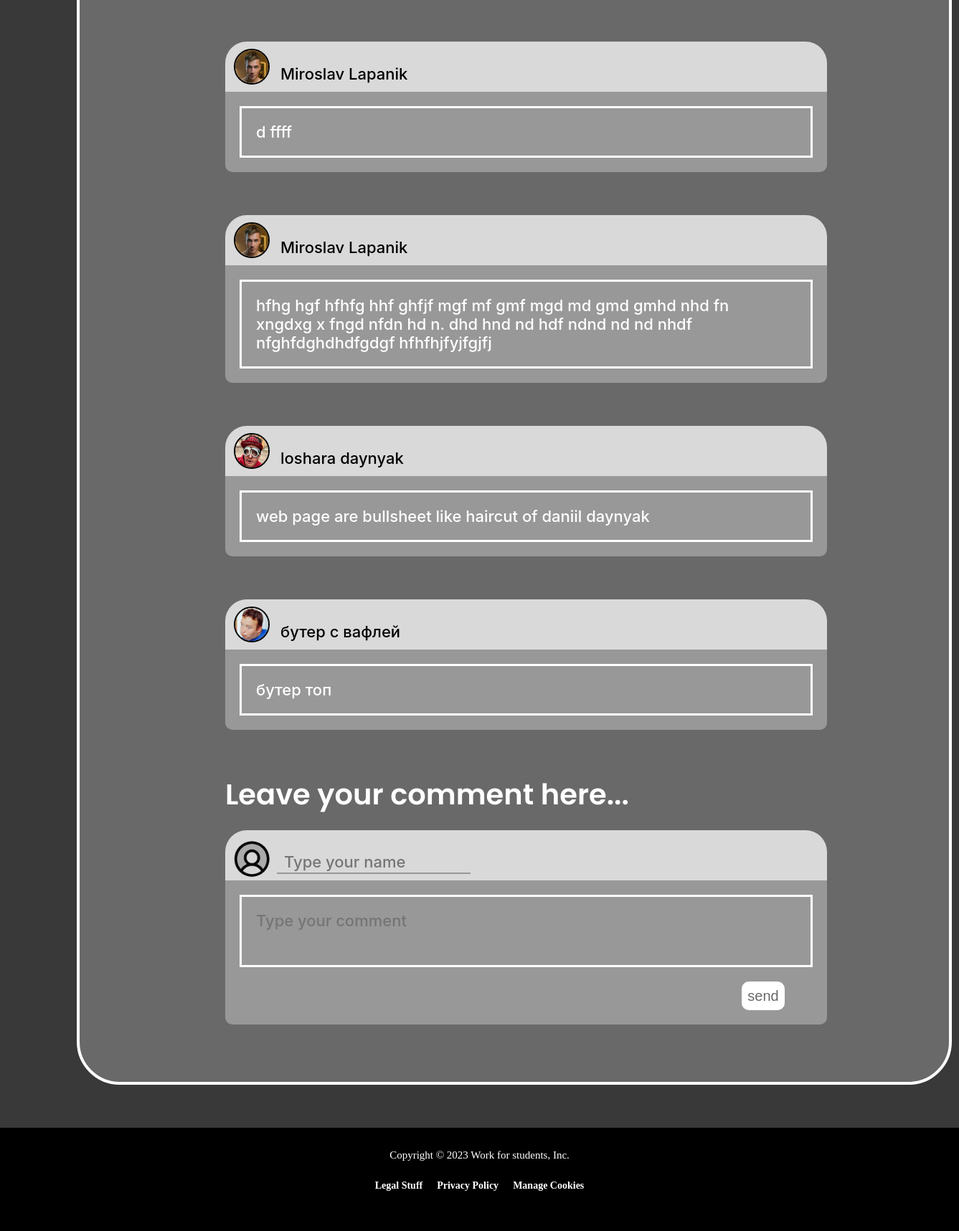
Before: / (lower part) with the older database file.
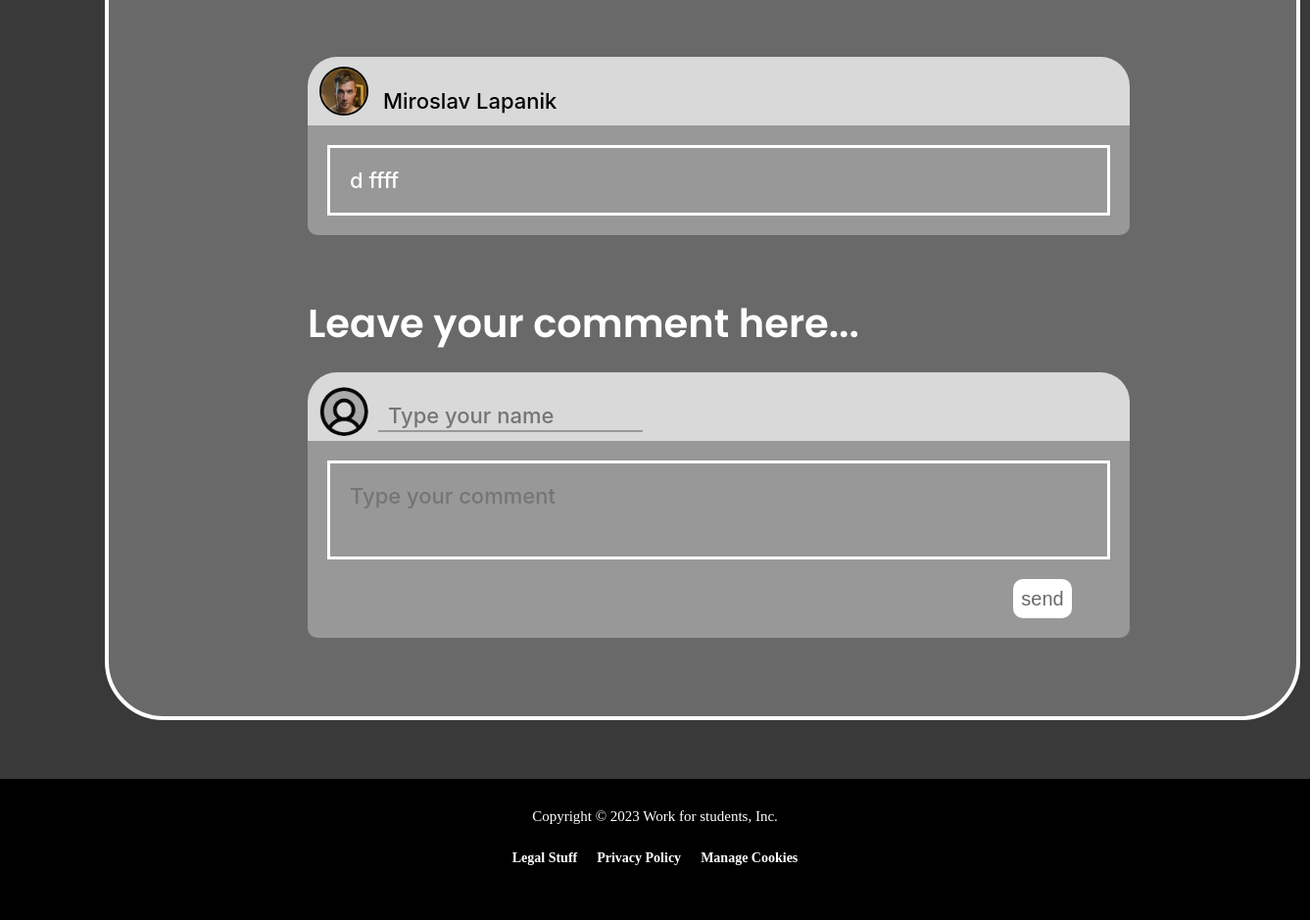
After: the same page with the newer database file.
### echoApp/models.py (models this page shows, shortened)
class Comment(models.Model):
    photo = models.ImageField(upload_to='user_photos/', default='user_photos/none-logo.png')
    user = models.CharField(default="User deleted", max_length=20)
    text = models.TextField(max_length=500)

### echoApp/views.py (the view, shortened to what this page needs)
# urls.py: 2. Add a URL to urlpatterns:  path('', views.home, name='home')
def home(request):
    comments = Comment.objects.all()
    context = {
        'comments': comments
    }
    if is_user_auth(request) != None:
        context['auth_user'] = User.objects.get(id=is_user_auth(request))
    return render(request, 'echoApp/home.html', context=context)

### echoApp/backend.py (called while the page is built)
def is_user_auth(request):
    session = request.session
    user = session.get(settings.USER_SESSION_ID)
    if not user:
        return None
    return user['user']

### echoApp/templates/echoApp/home.html (shortened to what this page needs)
{% extends 'echoApp/base.html' %}
{% block styles%}
{% load static %}
<link rel="stylesheet" href="{% static 'css/home.css'%}" />
{% endblock %}
{% block container%}
<div class="container" id="container">
        <div class="rectangle-27" id="comments">
          <div class="comments">
            {% for i in comments%}
            <div class="comment">
              <div class="upper">
                <img class="comment-img" src="{{ i.photo.url }}" alt="" />
                <p class="comment-name">{{ i.user }}</p>
              </div>
              <div class="footer-comment">
                <div class="border-for-comment">
                  <p class="text-comment">
                    {{ i.text }}
                  </p>
                </div>
              </div>
            </div>
            {% endfor%}
            <p class="leave-comment">Leave your comment here...</p>
            <form action="/" method="POST">
                <div class="type-comment">
                  <div class="upper">
                      {% if auth_user %}
                        <img class="none-logo" src="{{ auth_user.img.url }}" alt="" />
                      {% else %}
                        <img class="none-logo" src="{% static 'img/none-logo.png' %}" alt="" />
                      {% endif %}
                    <div>
                      {% if auth_user %}
                        <p class="input-name-for-comment">{{ auth_user.first_name }} {{ auth_user.last_name}}</p>
                      {% else %}
                        <input
                        name="user"
                        type="text"
                        class="input-name-for-comment"
                        placeholder="Type your name"
                        maxlength="20"
                      />
                                              <div
                        style="
                          margin-left: 10px;
                          height: 2px;
                          width: 270px;
                          background-color: rgba(152, 152, 152, 1);
                        "
                      ></div>
                      {% endif %}
                    </div>
                  </div>
                  <div class="footer-comment">
                    <div class="border-for-comment">
                      <textarea
                              name="text"
                        placeholder="Type your comment"
                        id="input-text-for-comment"
                      ></textarea>
                    </div>
                    <button type="submit" class="send-comment-btn">send</button>
                  </div>
                </div>
            </form>
          </div>
      </div>
    </div>
{% endblock %}

Changed rows visible on the page:
removed Comment: photo (picture), user "Miroslav Lapanik", text "hfhg hgf hfhfg hhf ghfjf mgf mf gmf mgd md gmd gmhd nhd fn xngdxg x fngd nfdn hd n. dhd hnd nd hdf ndnd nd nd nhdf nfghfdghdhdfgdgf hfhfhjfyjfgjfj"
removed Comment: photo (picture), user "loshara daynyak", text "web page are bullsheet like haircut of daniil daynyak"
removed Comment: photo (picture), user "бутер с вафлей", text "бутер топ"
